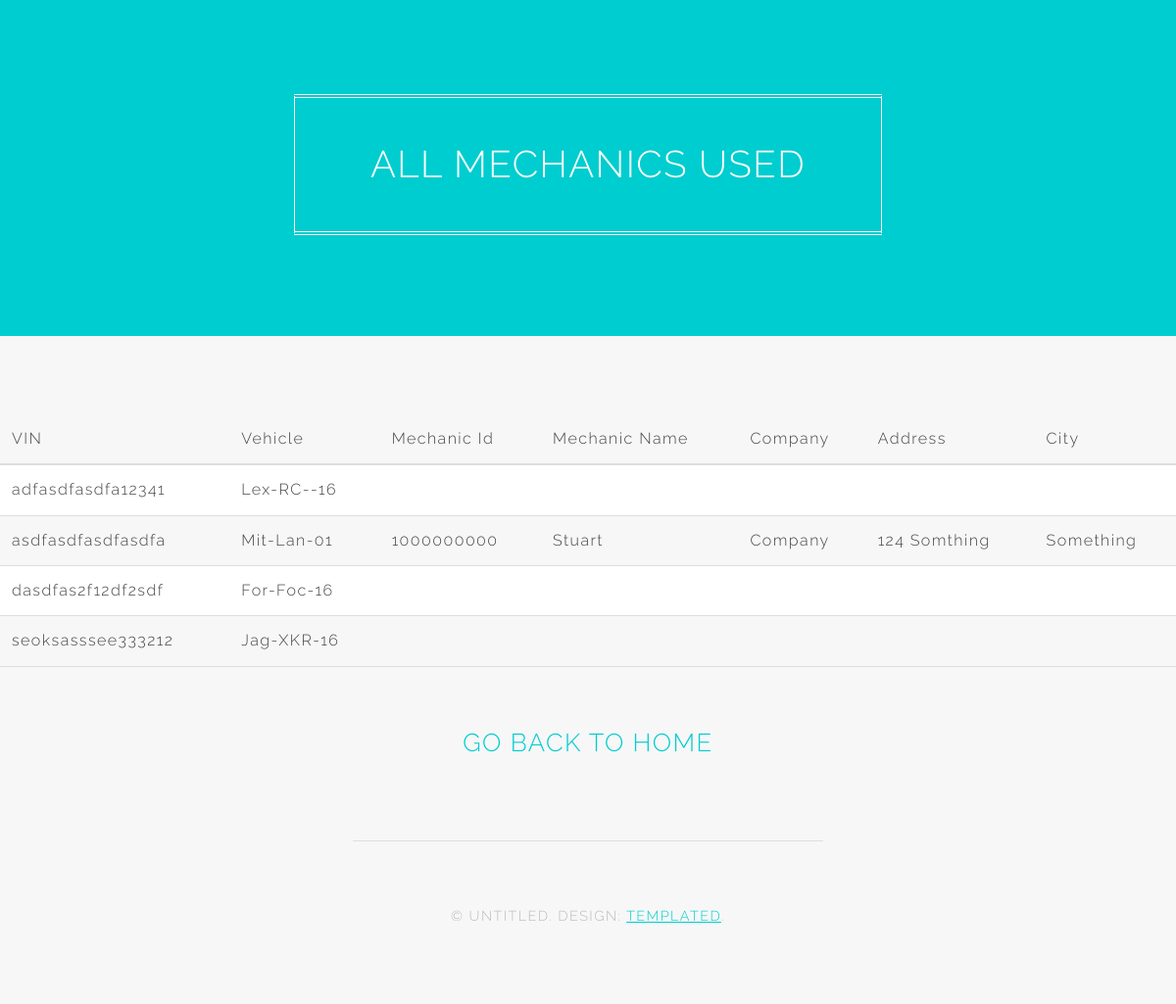
The page /MechCar.php (signed in) on the database its author committed.
### tables this page shows
CREATE TABLE `vehicle` (
  `Vehicle_Id` varchar(17) NOT NULL,
  `Driver_Id` int(9) NOT NULL,
  `Vehicle_No` varchar(25) NOT NULL,
  `Odometer_Reading` int(11) NOT NULL,
  `Odometer_Average` int(11) DEFAULT NULL,
  `Last_Service` date NOT NULL,
  `Next_Service` date DEFAULT NULL,
  `Service_Type` varchar(255) NOT NULL
);

### MechCar.php (the view, shortened to what this page needs)
<?php require_once('../config.php') ?>
<html>
	<head>
		<link rel="stylesheet" href="assets/css/main.css" />
	</head>
	<body>
	<section id="banner">
	<h2>All Mechanics Used</h2>
	</section>
	<section id="dInfo" class="wrapper style2 special">
		<div >
			<div >
				<table  >
					<thead>
						<tr>
							<td>VIN</td>
							<td>Vehicle</td>
							<td>Mechanic Id</td>
							<td>Mechanic Name</td>
							<td>Company</td>
							<td>Address</td>
							<td>City</th>
						</tr>
					</thead>
					<tbody>
						<?php
							$id = (is_numeric($_SESSION["user"]) ? (int)$_SESSION["user"] : 0);
							$sql="	SELECT    	DISTINCT(vehicle.Vehicle_Id ) AS VID, vehicle.Vehicle_No AS Vno, service_history.Mechanic_Id AS MID,
         										mechanic.Mechanic_Name AS Mname, mechanic.Company AS Company ,mechanic.Location AS Location, mechanic.City AS city
									FROM      driver LEFT JOIN vehicle on driver.Driver_Id = vehicle.Driver_Id
									          LEFT JOIN service_history ON vehicle.Vehicle_ID = service_history.Vehicle_Id
									          LEFT JOIN mechanic ON service_history.Mechanic_Id = mechanic.Mechanic_Id
									WHERE     driver.Driver_Id = $id;
							";
							$result=mysql_query($sql,$conn) or die(mysql_error());
							while ($row = mysql_fetch_array($result)){
								$VID =$row['VID'];
								$VNO =$row['Vno'];
								$mid = $row['MID'];
								$Mname = $row['Mname'];
								$company =$row['Company'];
								$Location= $row['Location'];
								$city = $row['city'];
    							echo "
    									<tr>
    									<td>$VID</td>
										<td>$VNO</td>
										<td>$mid</td>
										<td>$Mname</td>
										<td>$company</td>
										<td>$Location</td>
										<td>$city</td>
										</tr>
									";
							}
						?>
					</tbody>
				</table>
				<br>
				<ul class="actions">
					<h2><a href="DriverSignin.php">Go Back to Home</a></h2>
				</ul>
			</div>
		</div>
		</section>
			<footer id="footer">
				<div class="copyright">
					&copy; Untitled. Design: <a href="http://templated.co/">TEMPLATED</a>.
				</div>
			</footer>
</html>

### assets/css/main.css (style rules this page uses)
html, body, div, span, applet, object, iframe, h1, h2, h3, h4, h5, h6, p, blockquote, pre, a, abbr, acronym, address, big, cite, code, del, dfn, em, img, ins, kbd, q, s, samp, small, strike, strong, sub, sup, tt, var, b, u, i, center, dl, dt, dd, ol, ul, li, fieldset, form, label, legend, table, caption, tbody, tfoot, thead, tr, th, td, article, aside, canvas, details, embed, figure, figcaption, footer, header, hgroup, menu, nav, output, ruby, section, summary, time, mark, audio, video { margin: 0; padding: 0; border: 0; font-size: 100%; font: inherit; vertical-align: baseline; }
article, aside, details, figcaption, figure, footer, header, hgroup, menu, nav, section { display: block; }
body { line-height: 1; }
ol, ul { list-style: none; }
table { border-collapse: collapse; border-spacing: 0; }
body { -webkit-text-size-adjust: none; }
*, *:before, *:after { -moz-box-sizing: border-box; -webkit-box-sizing: border-box; box-sizing: border-box; }
body { -ms-overflow-style: scrollbar; }
body { background: #fff; }
body { background-color: #fff; color: #444; }
body, input, select, textarea { font-family: "Raleway", Arial, Helvetica, sans-serif; font-size: 14pt; font-weight: 300; letter-spacing: 0.09em; line-height: 1.65em; }
@media screen and (max-width: 1680px) { body, input, select, textarea { font-size: 12pt; } }
@media screen and (max-width: 1280px) { body, input, select, textarea { font-size: 12pt; } }
a { text-decoration: underline; }
h1, h2, h3, h4, h5, h6 { font-weight: 300; line-height: 1em; margin: 0 0 1em 0; text-transform: uppercase; }
h1 a, h2 a, h3 a, h4 a, h5 a, h6 a { color: inherit; text-decoration: none; }
h2 { font-size: 1.6em; line-height: 1.5em; }
a { color: #00cdcf; }
h1, h2, h3, h4, h5, h6 { color: #555; }
ul { list-style: disc; margin: 0 0 2em 0; padding-left: 1em; }
ul.actions { cursor: default; list-style: none; padding-left: 0; }
section.special, article.special, header.special { text-align: center; }
table { margin: 0 0 2em 0; width: 100%; }
table tbody tr { border: solid 1px; border-left: 0; border-right: 0; }
table td { padding: 0.75em 0.75em; }
table thead { border-bottom: solid 2px; }
table tbody tr { border-color: #e3e3e3; }
table tbody tr:nth-child(2n + 1) { background-color: rgba(144, 144, 144, 0.075); }
table thead { border-bottom-color: #e3e3e3; }
.wrapper { padding: 6em 0 4em 0; position: relative; }
.wrapper.style2 { background-color: #f7f7f7; color: #444; }
.wrapper.style2 a { color: #00cdcf; }
.wrapper.style2 h1, .wrapper.style2 h2, .wrapper.style2 h3, .wrapper.style2 h4, .wrapper.style2 h5, .wrapper.style2 h6 { color: #555; }
.wrapper.style2 table tbody tr { border-color: #ddd; }
.wrapper.style2 table tbody tr:nth-child(2n + 1) { background-color: #fff; }
.wrapper.style2 table thead { border-bottom-color: #ddd; }
@media screen and (max-width: 1280px) { .wrapper { padding: 5em 0 3em 0; } }
#banner { background-color: #00cdcf; color: #ffffff; padding: 4em 0 4em 0; text-align: center; }
#banner h1, #banner h2, #banner h3, #banner h4, #banner h5, #banner h6 { color: #ffffff; }
#banner h2 { border-style: double solid; border-width: 4px 1px; font-size: 2.4em; line-height: 1.35em; margin: 0 auto 1em; padding: 1.1em; position: relative; width: 40%; }
@media screen and (max-width: 1680px) { #banner { padding: 8em 0 6em 0; } }
@media screen and (max-width: 1280px) { #banner { padding: 6em 0 4em 0; } }
@media screen and (max-width: 1280px) { #banner h2 { width: 50%; } }
#footer { background-color: #f7f7f7; color: #444; padding: 5em 0 4em 0; position: relative; }
#footer a { color: #00cdcf; }
#footer:before { background-color: #ddd; content: ''; height: 1px; left: 30%; position: absolute; top: 0; width: 40%; }
#footer .copyright { color: #bbb; font-size: 0.9em; margin: 0 0 2em 0; padding: 0; text-align: center; text-transform: uppercase; }
@media screen and (max-width: 1280px) { #footer { padding: 4em 2em 3em 2em; } }

### rows shown on the page
vehicle: Vehicle_Id "adfasdfasdfa12341", Vehicle_No "Lex-RC--16"
vehicle: Vehicle_Id "asdfasdfasdfasdfa", Vehicle_No "Mit-Lan-01", mid "1000000000", Mname "Stuart", company "Company", Location "124 Somthing", city "Something"
vehicle: Vehicle_Id "dasdfas2f12df2sdf", Vehicle_No "For-Foc-16"
vehicle: Vehicle_Id "seoksasssee333212", Vehicle_No "Jag-XKR-16"
